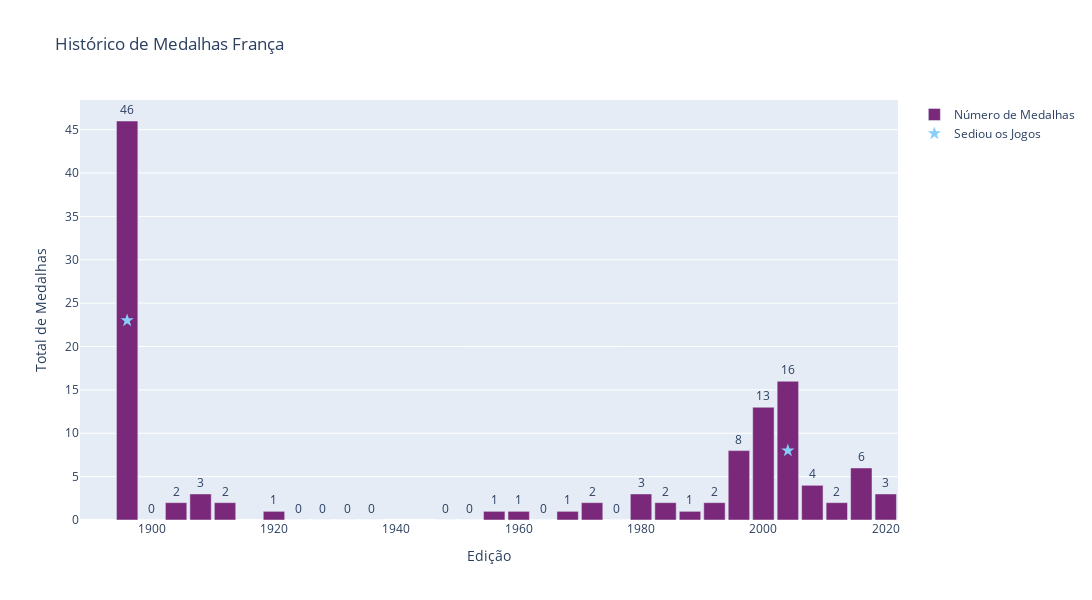
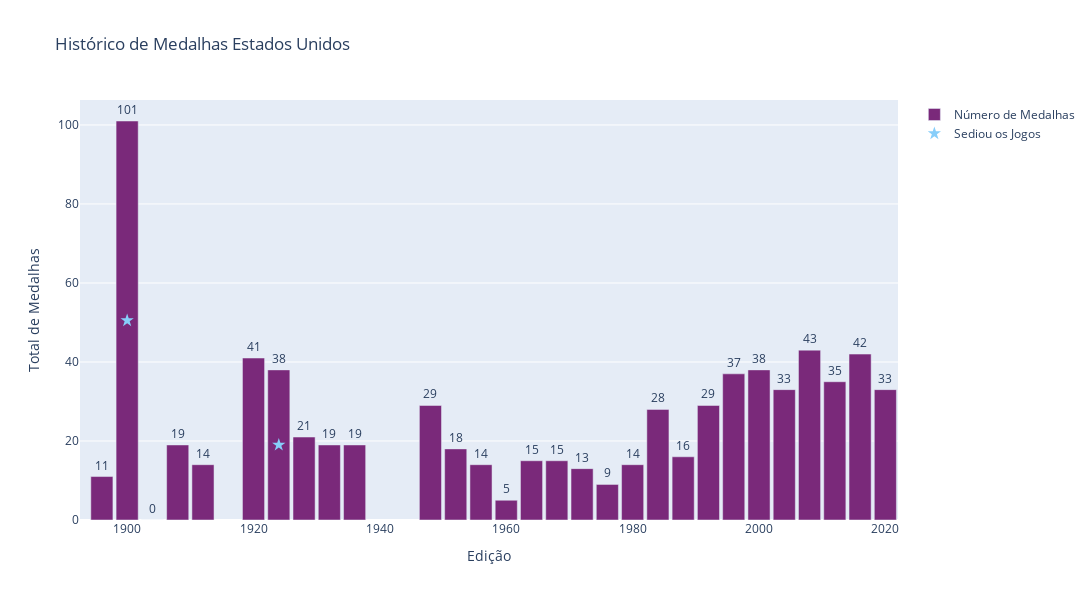
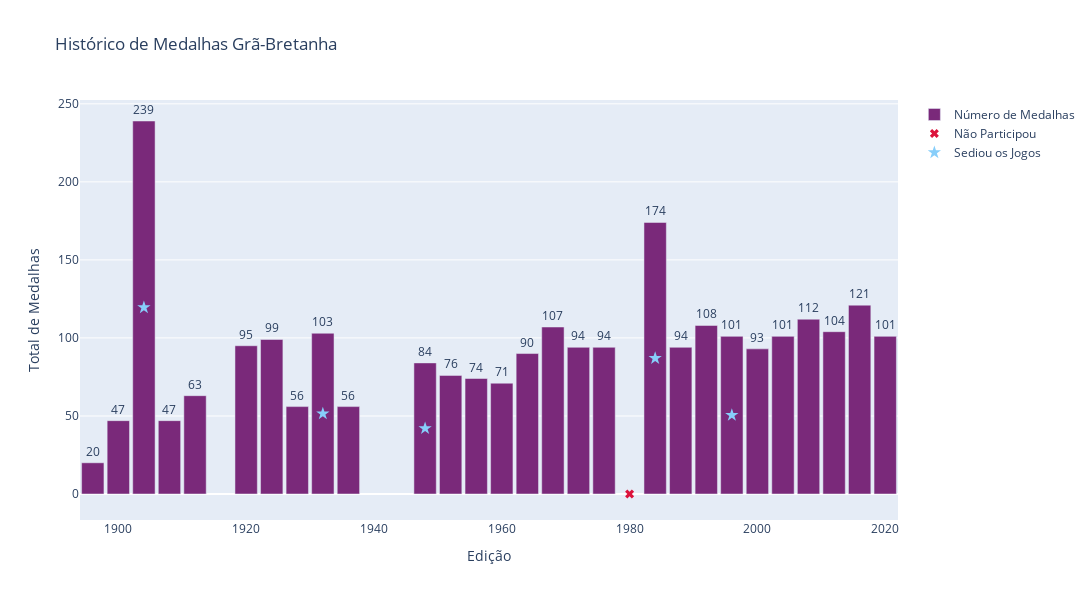
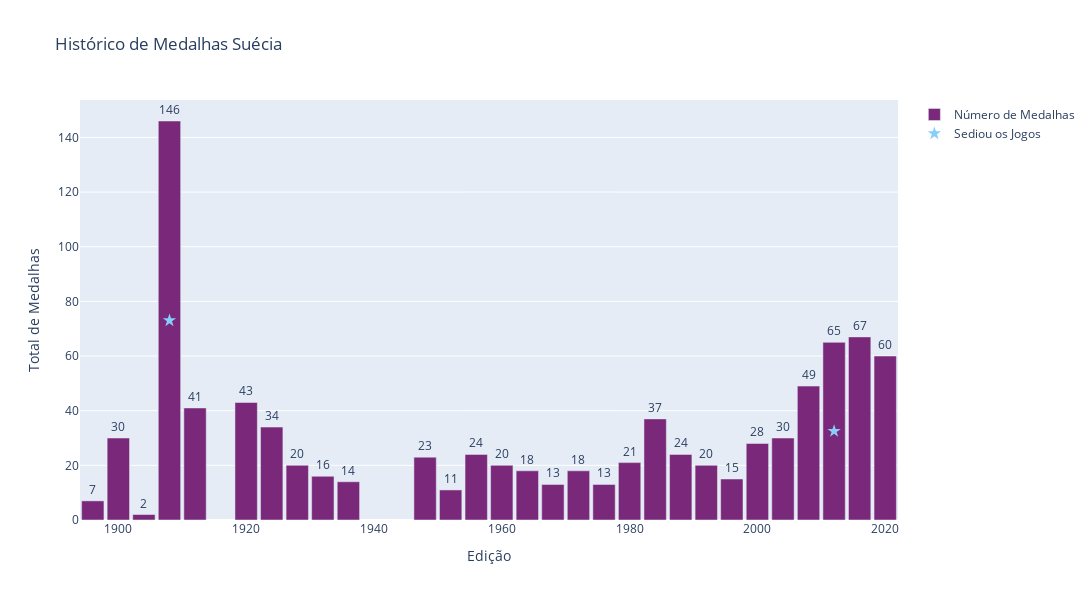

The notebook cell these images were saved under, in order:
### Code cell
melhora_media = []

#plotando gráficos
for num, pais in zip(range(1, len(df)), list(df_num.columns)[1:]):
    fig = go.Figure()
    fig.add_trace(go.Bar(x = list(df_num['Ano']) ,
                y = list(df_num[pais]),
                marker = {'color': '#7a297a'},
                text = df_num[pais], textposition='outside',
                width=3.5,
                name = 'Número de Medalhas'))

    fig.update_layout(
    title = f'''Histórico de Medalhas {df.loc[num, 'País Sede']}''',
    autosize=False,
    width=1100,
    height=600,
    yaxis=dict(
        title_text="Total de Medalhas",
    ),
    xaxis=dict(
        title_text = f'''Edição'''
    )
)

    n_foi = []
    n_foiy = []
    for index, row in df_num.iterrows():
        if row[pais] == '':
            n_foi.append(int(row['Ano']))
            n_foiy.append(0)

    #indicando endições nas quais os países não participaram
    fig.add_trace(go.Scatter(
        x=n_foi,
        y = n_foiy,
        mode='markers',
        name = 'Não Participou', 
        marker=dict(color="Crimson", size=8),
        marker_symbol = 'x'))

    
    ano_sede = []
    ano_sedey = []
    melhora = []
    for index, row in df.iterrows():
        antes = 0
        depois = 0
        div_a = 0
        div_d = 0
        if str(row['País Sede (sigla)']) == str(pais):
            ano_sede.append(int(row['Ano']))
            ano_sedey.append((int(row[pais])/2))
            
            #calculado variãção na média do ganho de meldalhas depois dos paises sediarem
            for i in range(index):
                antes += int(df.loc[i, pais])
                div_a += 1
            for a in range(index+1, len(df)-1):
                depois += int(df.loc[a, pais])
                div_d += 1
            try:
                media_a = antes/div_a
            except:
                media_a = 0
            try:
                media_d = depois/div_d
            except:
                media_d = 0
            try:
                melhora.append(((media_d-media_a)/media_d)*100)
            except:
                melhora.append(0)

    #calculando média da variação da quantidade de medalhas ganhas pelos paises nas edições subsequentes a que sediaram
    melhora_media.append(sum(melhora)/len(melhora))

    #indicando edições nas quais os países foram sede
    fig.add_trace(go.Scatter(
        x=ano_sede,
        y = ano_sedey,
        mode='markers',
        name = 'Sediou os Jogos', 
        marker=dict(size=10, color = "lightskyblue"),
        marker_symbol = 'star'))


    fig.show()
    print(df[pais].iloc[-1], '\n\n\n') #imprimindo metadados

#criando dataframe com a variação média do número de medalhas ganhas pelos países nos anos subsequentes ao que sediaram as olimpíadas
df_melhora_media = pd.DataFrame.from_dict({'País':list(df_num.columns)[1:], 'Melhora Média No Ganho de Medalhas (%)': melhora_media})
df_melhora_media.loc[-1] = ['Média Total', sum(melhora_media)/len(melhora_media)]
df_melhora_media.to_csv('PaisesSedeVerao_VariacaoMedalhas.csv', sep = ',', encoding = 'utf-8', index = False, quoting = csv.QUOTE_ALL)

### Figure 1 — Plotly figure (JSON) as saved in the notebook; plotly's stock layout.template omitted (floating-point values rounded to 4 significant figures)
{"data": [{"marker": {"color": "#7a297a"}, "name": "Número de Medalhas", "text": [46, 0, 2, 3, 2, 1, 0, 0, 0, 0, 0, 0, 1, 1, 0, 1, 2, 0, 3, 2, 1, 2, 8, 13, 16, 4, 2, 6, 3], "textposition": "outside", "type": "bar", "width": 3.5, "x": [1896, 1900, 1904, 1908, 1912, 1920, 1924, 1928, 1932, 1936, 1948, 1952, 1956, 1960, 1964, 1968, 1972, 1976, 1980, 1984, 1988, 1992, 1996, 2000, 2004, 2008, 2012, 2016, 2020], "y": [46, 0, 2, 3, 2, 1, 0, 0, 0, 0, 0, 0, 1, 1, 0, 1, 2, 0, 3, 2, 1, 2, 8, 13, 16, 4, 2, 6, 3]}, {"marker": {"color": "Crimson", "size": 8, "symbol": "x"}, "mode": "markers", "name": "Não Participou", "type": "scatter", "x": [], "y": []}, {"marker": {"color": "lightskyblue", "size": 10, "symbol": "star"}, "mode": "markers", "name": "Sediou os Jogos", "type": "scatter", "x": [1896, 2004], "y": [23, 8]}], "layout": {"autosize": false, "height": 600, "title": {"text": "Histórico de Medalhas França"}, "width": 1100, "xaxis": {"title": {"text": "Edição"}}, "yaxis": {"title": {"text": "Total de Medalhas"}}}}

### Figure 2 — Plotly figure (JSON) as saved in the notebook; plotly's stock layout.template omitted (floating-point values rounded to 4 significant figures)
{"data": [{"marker": {"color": "#7a297a"}, "name": "Número de Medalhas", "text": [11, 101, 0, 19, 14, 41, 38, 21, 19, 19, 29, 18, 14, 5, 15, 15, 13, 9, 14, 28, 16, 29, 37, 38, 33, 43, 35, 42, 33], "textposition": "outside", "type": "bar", "width": 3.5, "x": [1896, 1900, 1904, 1908, 1912, 1920, 1924, 1928, 1932, 1936, 1948, 1952, 1956, 1960, 1964, 1968, 1972, 1976, 1980, 1984, 1988, 1992, 1996, 2000, 2004, 2008, 2012, 2016, 2020], "y": [11, 101, 0, 19, 14, 41, 38, 21, 19, 19, 29, 18, 14, 5, 15, 15, 13, 9, 14, 28, 16, 29, 37, 38, 33, 43, 35, 42, 33]}, {"marker": {"color": "Crimson", "size": 8, "symbol": "x"}, "mode": "markers", "name": "Não Participou", "type": "scatter", "x": [], "y": []}, {"marker": {"color": "lightskyblue", "size": 10, "symbol": "star"}, "mode": "markers", "name": "Sediou os Jogos", "type": "scatter", "x": [1900, 1924], "y": [50.5, 19]}], "layout": {"autosize": false, "height": 600, "title": {"text": "Histórico de Medalhas Estados Unidos"}, "width": 1100, "xaxis": {"title": {"text": "Edição"}}, "yaxis": {"title": {"text": "Total de Medalhas"}}}}

### Figure 3 — Plotly figure (JSON) as saved in the notebook; plotly's stock layout.template omitted (floating-point values rounded to 4 significant figures)
{"data": [{"marker": {"color": "#7a297a"}, "name": "Número de Medalhas", "text": [20, 47, 239, 47, 63, 95, 99, 56, 103, 56, 84, 76, 74, 71, 90, 107, 94, 94, "", 174, 94, 108, 101, 93, 101, 112, 104, 121, 101], "textposition": "outside", "type": "bar", "width": 3.5, "x": [1896, 1900, 1904, 1908, 1912, 1920, 1924, 1928, 1932, 1936, 1948, 1952, 1956, 1960, 1964, 1968, 1972, 1976, 1980, 1984, 1988, 1992, 1996, 2000, 2004, 2008, 2012, 2016, 2020], "y": [20, 47, 239, 47, 63, 95, 99, 56, 103, 56, 84, 76, 74, 71, 90, 107, 94, 94, "", 174, 94, 108, 101, 93, 101, 112, 104, 121, 101]}, {"marker": {"color": "Crimson", "size": 8, "symbol": "x"}, "mode": "markers", "name": "Não Participou", "type": "scatter", "x": [1980], "y": [0]}, {"marker": {"color": "lightskyblue", "size": 10, "symbol": "star"}, "mode": "markers", "name": "Sediou os Jogos", "type": "scatter", "x": [1904, 1932, 1948, 1984, 1996], "y": [119.5, 51.5, 42, 87, 50.5]}], "layout": {"autosize": false, "height": 600, "title": {"text": "Histórico de Medalhas Grã-Bretanha"}, "width": 1100, "xaxis": {"title": {"text": "Edição"}}, "yaxis": {"title": {"text": "Total de Medalhas"}}}}

### Figure 4 — Plotly figure (JSON) as saved in the notebook; plotly's stock layout.template omitted (floating-point values rounded to 4 significant figures)
{"data": [{"marker": {"color": "#7a297a"}, "name": "Número de Medalhas", "text": [7, 30, 2, 146, 41, 43, 34, 20, 16, 14, 23, 11, 24, 20, 18, 13, 18, 13, 21, 37, 24, 20, 15, 28, 30, 49, 65, 67, 60], "textposition": "outside", "type": "bar", "width": 3.5, "x": [1896, 1900, 1904, 1908, 1912, 1920, 1924, 1928, 1932, 1936, 1948, 1952, 1956, 1960, 1964, 1968, 1972, 1976, 1980, 1984, 1988, 1992, 1996, 2000, 2004, 2008, 2012, 2016, 2020], "y": [7, 30, 2, 146, 41, 43, 34, 20, 16, 14, 23, 11, 24, 20, 18, 13, 18, 13, 21, 37, 24, 20, 15, 28, 30, 49, 65, 67, 60]}, {"marker": {"color": "Crimson", "size": 8, "symbol": "x"}, "mode": "markers", "name": "Não Participou", "type": "scatter", "x": [], "y": []}, {"marker": {"color": "lightskyblue", "size": 10, "symbol": "star"}, "mode": "markers", "name": "Sediou os Jogos", "type": "scatter", "x": [1908, 2012], "y": [73, 32.5]}], "layout": {"autosize": false, "height": 600, "title": {"text": "Histórico de Medalhas Suécia"}, "width": 1100, "xaxis": {"title": {"text": "Edição"}}, "yaxis": {"title": {"text": "Total de Medalhas"}}}}
